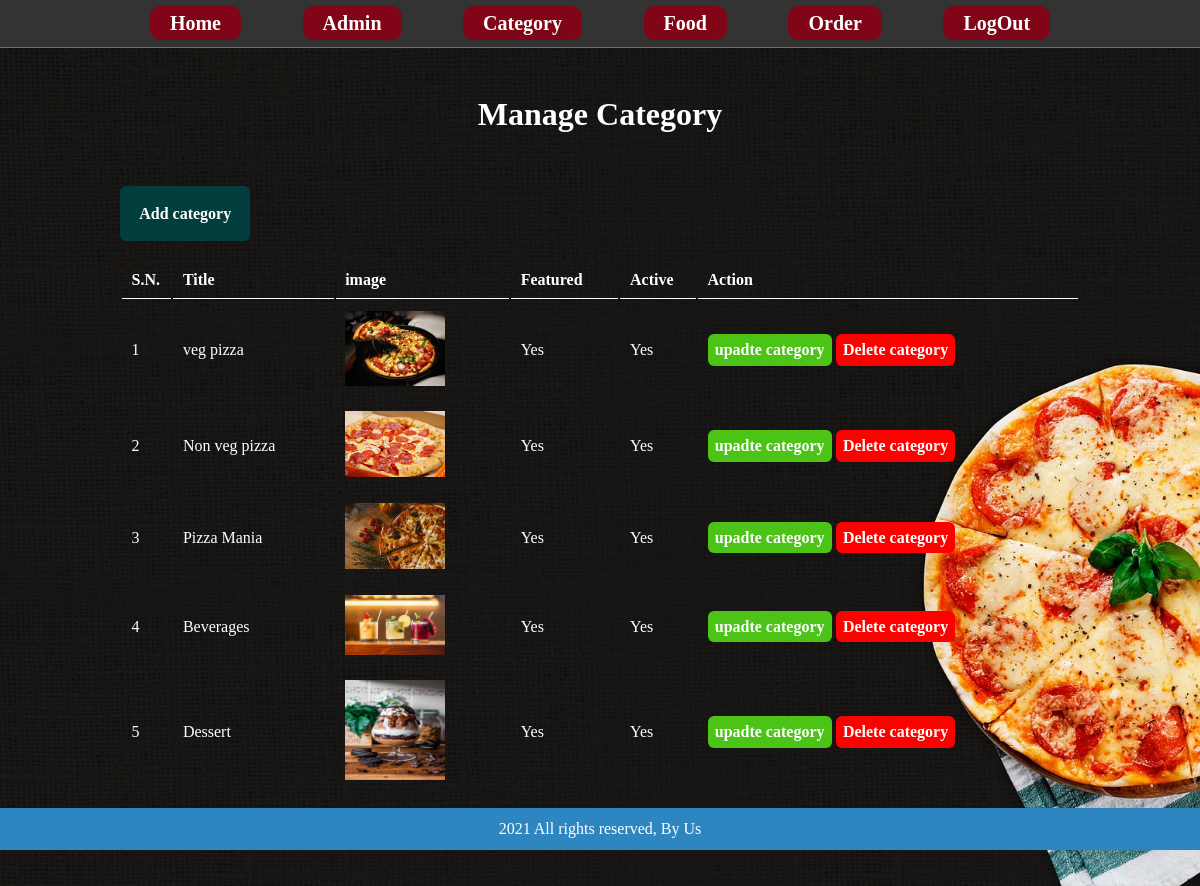
Screenshot of /admin/manage-category.php (signed in) with the database file from the repository.
### tables this page shows
CREATE TABLE `tbl_category` (
  `id` int(10) UNSIGNED NOT NULL,
  `title` varchar(255) NOT NULL,
  `image_name` varchar(255) NOT NULL,
  `featured` varchar(255) NOT NULL,
  `active` varchar(255) NOT NULL
);

### admin/manage-category.php (the view, shortened to what this page needs)
<?php include('partials/menu.php') ?>
 <div class="main-content">
     	<div class="wrapper">
     		<h1>Manage Category</h1>
     		<br/>
<br/>
<br/><br>
               <a href="<?php echo SITEURL; ?>admin/add-category.php" class="btn-primary"> Add category</a>
               <br/>
               <br/><br/>
               <table class="tbl-full">
                    <tr>
                         <th>S.N.</th>
                         <th>Title</th>
                         <th>image</th>
                         <th>Featured</th>
                          <th>Active</th>
                         <th>Action</th>
                    </tr>
                    <?php
$sql = "SELECT * FROM tbl_category";
$res = mysqli_query($conn, $sql);
$count = mysqli_num_rows($res);
$sn=1;
if ($count>0)
{
    while($row=mysqli_fetch_assoc($res))
    {
       $id = $row['id'];
       $title = $row['title'];
       $image_name = $row['image_name'];
       $featured = $row['featured'];
       $active = $row['active'];
?>
   <tr>
                    <td><?php echo $sn++; ?></td>
                     <td><?php echo $title ?></td>
                     <td>
                            <?php
                            if ($image_name!="")
                            {
                                ?>
                                <img src="<?php echo SITEURL; ?>images/category/<?php echo $image_name; ?>" width="100px">
                                <?php
                            }
                            else
                            {
                                echo "<div class='error'> image not added.</div>";
                            }
                            ?>
                 </td>
                     <td><?php echo $featured ?></td>
                     <td><?php echo $active ?></td>
                     <td><a href="<?php echo SITEURL; ?>admin/update-category.php?id=<?php echo $id; ?>" class="btn-secondary">upadte category</a>
                         <a href="<?php echo SITEURL; ?>admin/delete-category.php?id=<?php echo $id; ?>&image_name=<?php echo $image_name; ?>" class="btn-danger">Delete category</a></td>
                    </tr>
<?php
    }
}
                    ?>
               </table>
     </div>
<?php include('partials/footer.php') ?>

### admin/partials/menu.php (shortened to what this page needs)
<!DOCTYPE html>
<html>
<head>
	<link rel="stylesheet" type="text/css" href="../css/admin.css">
</head>
<body>
     <div class="menu text-center">
     	<div class="wrapper">
     		<ul>
     			<li><a href="index.php">Home</a></li>
     			<li><a href="manage-admin.php">Admin</a></li>
     			<li><a href="manage-category.php">Category</a></li>
     			<li><a href="manage-food.php">Food</a></li>
     			<li><a href="manage-order.php">Order</a></li>
                    <li><a href="logout.php">LogOut</a></li>
     		</ul>
     	</div>
     </div>

### admin/partials/footer.php
      <div class="footer">
     	<div class="wrapper">
     		<p class="text-center">2021 All rights reserved, By Us</p>
     	</div>
     </div>
</body>
</html>

### css/admin.css (style rules this page uses)
* { margin: 0; padding: 0; }
body { background: #333333; color: white; }
.wrapper { padding: 1%; width: 80%; margin: 0 auto; }
.text-center { text-align: center; }
.tbl-full { width: 100%; }
table tr th { border-bottom: 1px solid white; padding: 1%; text-align: left; }
table tr td { padding: 1%; }
.btn-primary { background-color: #033E3E; padding: 2%; color: white; font-weight: bold; text-decoration: none; border-radius: 6px; transition: .6s; }
.btn-secondary { background-color: #4CC417; padding: 2%; color: white; font-weight: bold; text-decoration: none; border-radius: 6px; transition: .6s; }
.btn-danger { background-color: red; padding: 2%; color: white; font-weight: bold; text-decoration: none; border-radius: 6px; transition: .6s; }
.menu { border-bottom: 1px solid #2E86C1; }
.menu ul { list-style-type: none; }
.menu ul li { display: inline; padding: 3%; }
.menu ul li a { text-decoration: none; font-weight: bold; color: white; font-size: 20px; transition: .8s; background: #800517; padding: 6px 20px; border-radius: 10px; }
.main-content { background: url('../images/adminbgimg.jpg'); background-size:cover; padding: 3% 0; }
.footer { width: 100%; background: #2E86C1; color: white; }
h1 { text-align: center; }

### rows the page displays
tbl_category: title "veg pizza", image_name (picture), featured "Yes", active "Yes"
tbl_category: title "Non veg pizza", image_name (picture), featured "Yes", active "Yes"
tbl_category: title "Pizza Mania", image_name (picture), featured "Yes", active "Yes"
tbl_category: title "Beverages", image_name (picture), featured "Yes", active "Yes"
tbl_category: title "Dessert", image_name (picture), featured "Yes", active "Yes"
